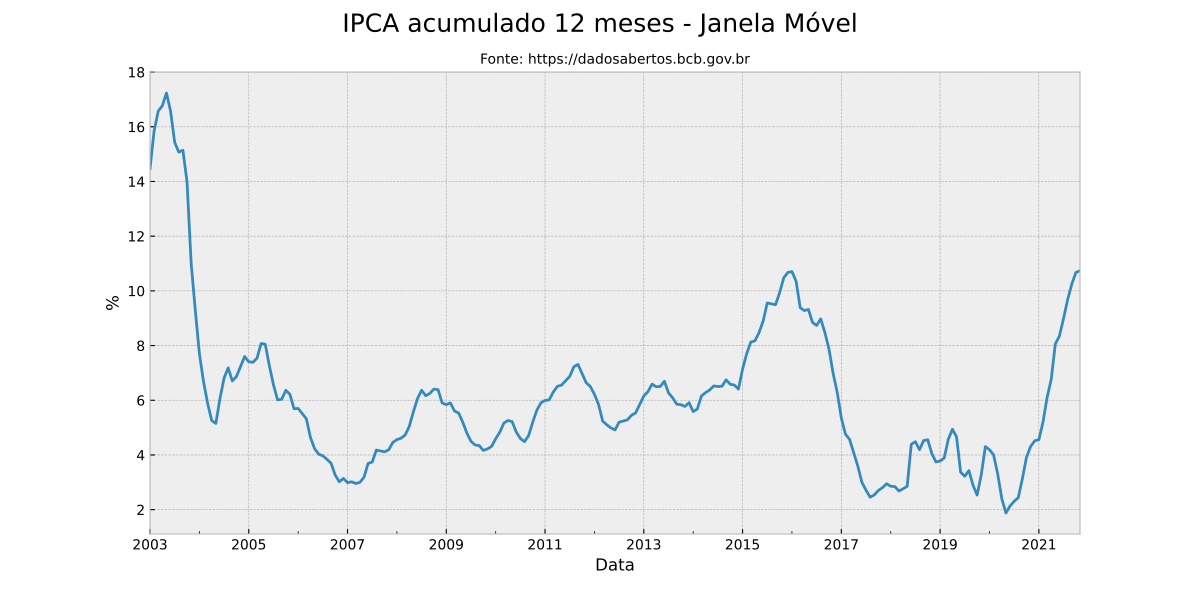

Reproduce this figure in Python.
from bcb import sgs
import matplotlib.pyplot as plt
import matplotlib as mpl
mpl.style.use('bmh')

df = sgs.get({'IPCA': 433}, start='2002-02-01')
df.index = df.index.to_period('M')
df.head()

dfr = df.rolling(12)
i12 = dfr.apply(lambda x: (1 + x / 100).prod() - 1).dropna() * 100
i12.head()

i12.plot(figsize=(12, 6))
plt.title('Fonte: https://dadosabertos.bcb.gov.br', fontsize=10)
plt.suptitle('IPCA acumulado 12 meses - Janela Móvel', fontsize=18)
plt.xlabel('Data')
plt.ylabel('%')
plt.legend().set_visible(False)
